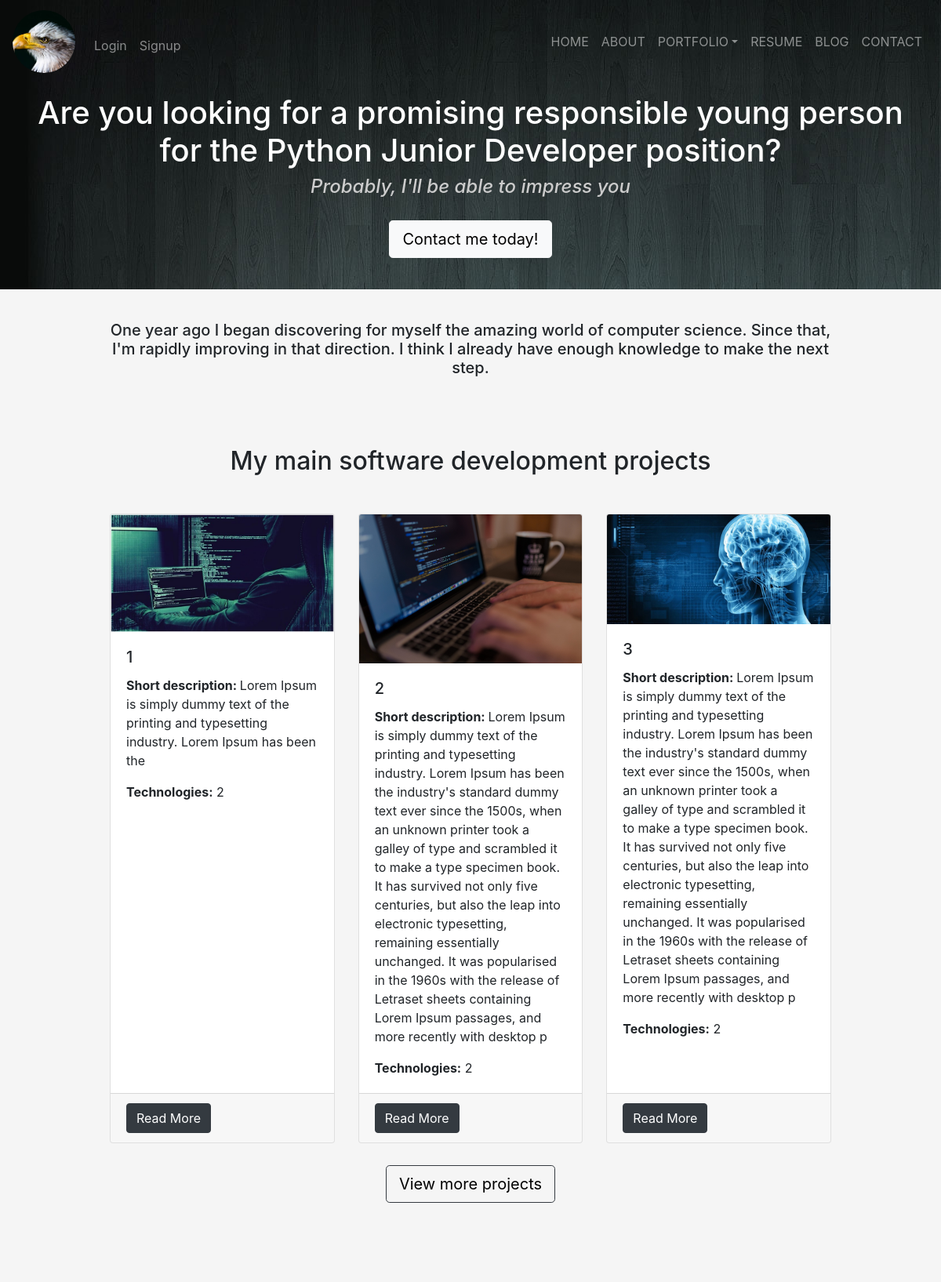
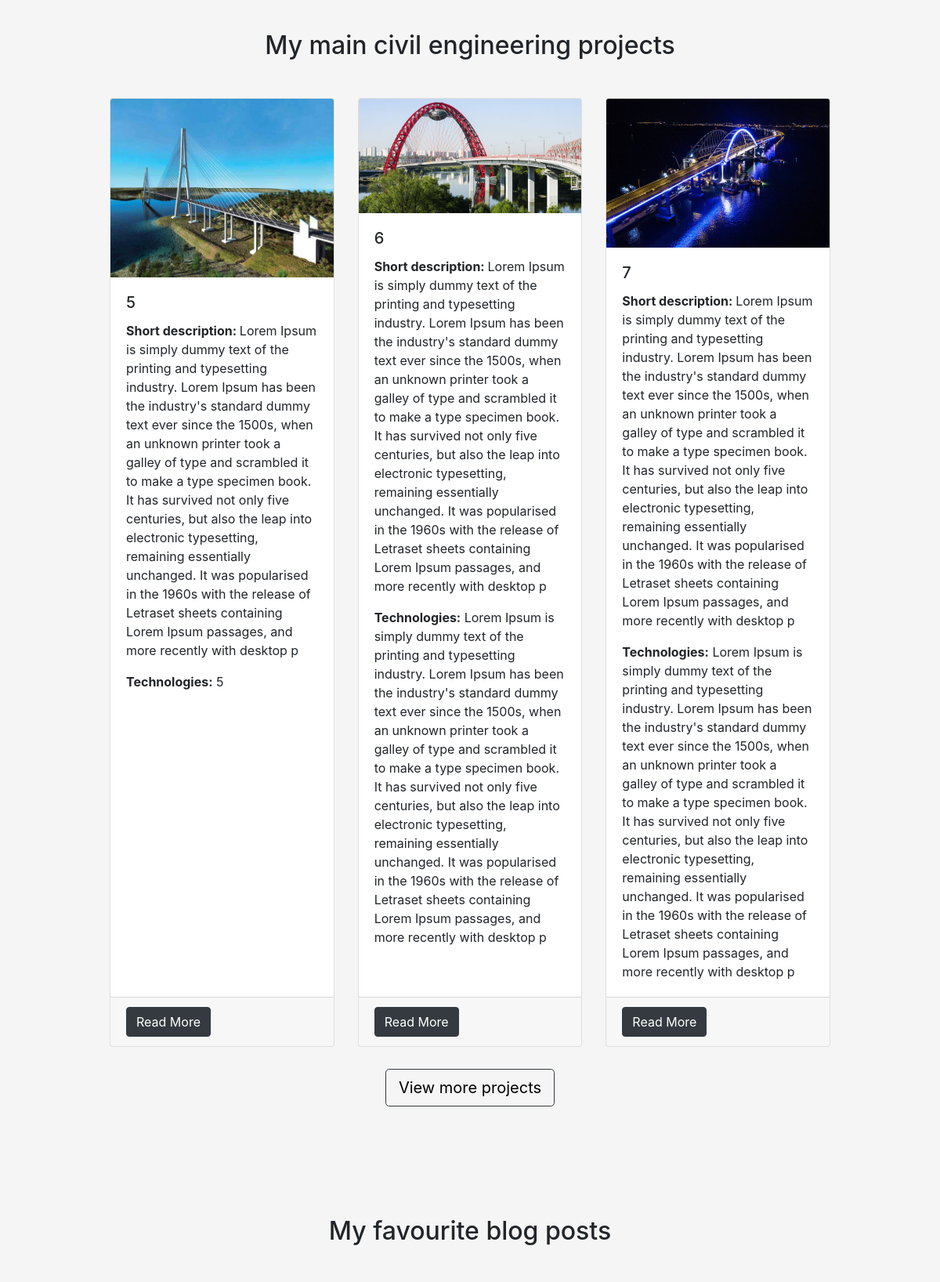
The page / (upper part) on the database its author committed (2 pictures, top to bottom).
### portfolio/models.py (models this page shows, shortened)
class Project(models.Model):
    title = models.CharField(max_length=500)
    category = models.ForeignKey('Category', on_delete=models.SET_NULL, null=True)
    short_description = models.TextField()
    technologies = models.CharField(max_length=500)
    main_image = models.FilePathField(path="portfolio/img/", null=True, blank=True)
    full_description = models.TextField()

### homepage/views.py (the view)
# urls.py: path('', views.HomePageContent.as_view(), name="home_page_index"),
class HomePageContent(generic.ListView):
    model = HomePage
    queryset = HomePage.objects.all()
    template_name = 'homepage/home_page_index.html'

### homepage/templates/homepage/home_page_index.html (shortened to what this page needs)
{% extends "base.html" %}
{% load static %}
{% block main_header %}
  Are you looking for a promising responsible young person for the Python Junior Developer position?
{% endblock %}
{% block secondary_header %} Probably, I'll be able to impress you {% endblock %}
{% block page_content %}
<h5 class="text-center" style="padding: 40px; text-align: center">
    One year ago I began discovering for myself the amazing world of computer science. Since that,
    I'm rapidly improving in that direction. I think I already have enough knowledge to make the next step.
</h5>
  <h2 class="header text-center" style="padding: 40px">My main software development projects</h2>
  <div class="row" style="padding-left: 40px; padding-right: 40px">
    {% for home in homepage_list %}
      <div class="col-md-12">
        <div class="card-deck">
          {% for project in home.projects.all %}
            {% if project.category.name == "Software development" %}
              <div class="card mb-2">
                <img class="card-img-top " src="{% static project.main_image %}" alt="photo">
                <div class="card-body">
                  <h5 class="card-title">{{ project.title }}</h5>
                  <p class="card-text">
                    <strong>Short description: </strong>{{ project.short_description }}
                  </p>
                  <p class="card-text">
                    <strong>Technologies:</strong> {{ project.technologies }}
                  </p>
                </div>
                <div class="card-footer">
                  <a class="btn btn-dark" href="{% url 'software_project_detail' project.pk %}">
                     Read More
                  </a>
                </div>
              </div>
          {% endif %}
        {% endfor %}
      </div>
    </div>
  {% endfor %}
  </div>
  <div class="container text-center" style="padding-top: 20px; padding-bottom: 100px">
    <a href="{% url 'software_projects_list' %}">
        <button type="button" class="btn btn-outline-dark btn-lg" style="color: black;">
            View more projects
        </button>
    </a>
  </div>
  <h2 class="header text-center" style="padding: 40px">My main civil engineering projects</h2>
  <div class="row" style="padding-left: 40px; padding-right: 40px">
    {% for home in homepage_list %}
      <div class="col-md-12">
        <div class="card-deck">
          {% for project in home.projects.all %}
            {% if project.category.name == "Civil engineering" %}
              <div class="card mb-2">
                <img class="card-img-top " src="{% static project.main_image %}" alt="photo">
                <div class="card-body">
                  <h5 class="card-title">{{ project.title }}</h5>
                  <p class="card-text">
                    <strong>Short description: </strong>{{ project.short_description }}
                  </p>
                  <p class="card-text">
                    <strong>Technologies:</strong> {{ project.technologies }}
                  </p>
                </div>
                <div class="card-footer">
                  <a class="btn btn-dark" href="{% url 'civil_project_detail' project.pk %}">
                     Read More
                  </a>
                </div>
              </div>
          {% endif %}
        {% endfor %}
      </div>
    </div>
  {% endfor %}
  </div>
  <div class="container text-center" style="padding-top: 20px; padding-bottom: 100px">
    <a href="{% url 'civil_projects_list' %}">
        <button type="button" class="btn btn-outline-dark btn-lg " style="color: black;">
            View more projects
        </button>
    </a>
  </div>
  <h2 class="header text-center" style="padding: 40px">My favourite blog posts</h2>
{% endblock %}

### rows shown on the page
Project: main_image (picture), title "1", short_description "Lorem Ipsum is simply dummy text of the printing and typesetting industry. Lorem Ipsum has been the", technologies "2"
Project: main_image (picture), title "2", short_description "Lorem Ipsum is simply dummy text of the printing and typesetting industry. Lorem Ipsum has been the industry's standard dummy text ever since the 1500s, when an unknown printer took a galley of type and scrambled it to make a type specimen book. It has survived not only five centuries, but also the leap into electronic typesetting, remaining essentially unchanged. It was popularised in the 1960s with the release of Letraset sheets containing Lorem Ipsum passages, and more recently with desktop p", technologies "2"
Project: main_image (picture), title "3", short_description "Lorem Ipsum is simply dummy text of the printing and typesetting industry. Lorem Ipsum has been the industry's standard dummy text ever since the 1500s, when an unknown printer took a galley of type and scrambled it to make a type specimen book. It has survived not only five centuries, but also the leap into electronic typesetting, remaining essentially unchanged. It was popularised in the 1960s with the release of Letraset sheets containing Lorem Ipsum passages, and more recently with desktop p", technologies "2"
Project: main_image (picture), title "5", short_description "Lorem Ipsum is simply dummy text of the printing and typesetting industry. Lorem Ipsum has been the industry's standard dummy text ever since the 1500s, when an unknown printer took a galley of type and scrambled it to make a type specimen book. It has survived not only five centuries, but also the leap into electronic typesetting, remaining essentially unchanged. It was popularised in the 1960s with the release of Letraset sheets containing Lorem Ipsum passages, and more recently with desktop p", technologies "5"
Project: main_image (picture), title "6", short_description "Lorem Ipsum is simply dummy text of the printing and typesetting industry. Lorem Ipsum has been the industry's standard dummy text ever since the 1500s, when an unknown printer took a galley of type and scrambled it to make a type specimen book. It has survived not only five centuries, but also the leap into electronic typesetting, remaining essentially unchanged. It was popularised in the 1960s with the release of Letraset sheets containing Lorem Ipsum passages, and more recently with desktop p", technologies "Lorem Ipsum is simply dummy text of the printing and typesetting industry. Lorem Ipsum has been the industry's standard dummy text ever since the 1500s, when an unknown printer took a galley of type and scrambled it to make a type specimen book. It has survived not only five centuries, but also the leap into electronic typesetting, remaining essentially unchanged. It was popularised in the 1960s with the release of Letraset sheets containing Lorem Ipsum passages, and more recently with desktop p"
Project: main_image (picture), title "7", short_description "Lorem Ipsum is simply dummy text of the printing and typesetting industry. Lorem Ipsum has been the industry's standard dummy text ever since the 1500s, when an unknown printer took a galley of type and scrambled it to make a type specimen book. It has survived not only five centuries, but also the leap into electronic typesetting, remaining essentially unchanged. It was popularised in the 1960s with the release of Letraset sheets containing Lorem Ipsum passages, and more recently with desktop p", technologies "Lorem Ipsum is simply dummy text of the printing and typesetting industry. Lorem Ipsum has been the industry's standard dummy text ever since the 1500s, when an unknown printer took a galley of type and scrambled it to make a type specimen book. It has survived not only five centuries, but also the leap into electronic typesetting, remaining essentially unchanged. It was popularised in the 1960s with the release of Letraset sheets containing Lorem Ipsum passages, and more recently with desktop p"
